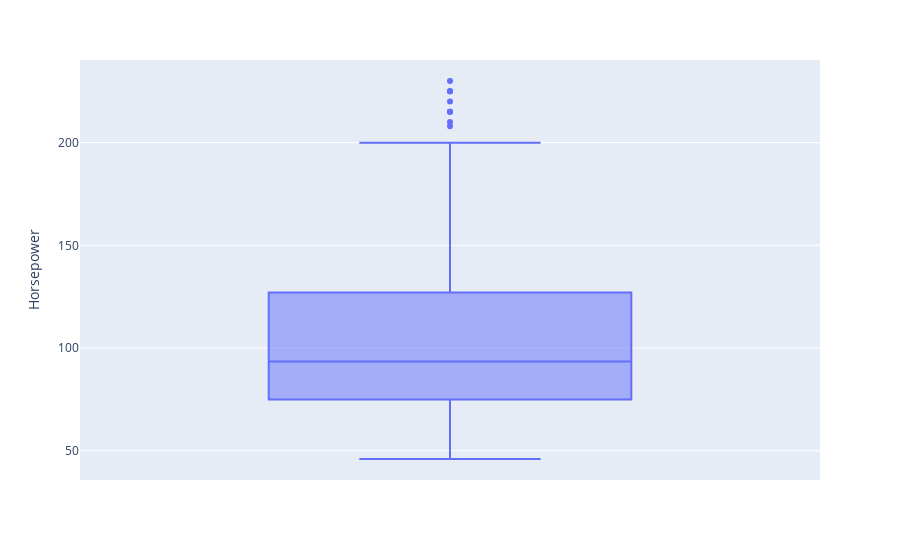

Here is the notebook cell this chart was saved with:
### Markdown cell above
We have 6 missing values in the Horsepower column. We cannot build a machine learning model if we have missing values. So, we are going to replace those missing values with either the mean or median value of the Horsepower column.

### Code cell
df2 = df["Horsepower"]
fig = px.box(df2, y="Horsepower")
fig.show()

### Figure 1 — Plotly figure (JSON) as saved in the notebook; plotly's stock layout.template omitted (floating-point values rounded to 4 significant figures; data arrays with more than 128 entries replaced by an {"elided": "..."} marker saying what was removed)
{"data": [{"alignmentgroup": "True", "hovertemplate": "Horsepower=%{y}<extra></extra>", "legendgroup": "", "marker": {"color": "#636efa"}, "name": "", "notched": false, "offsetgroup": "", "orientation": "v", "showlegend": false, "type": "box", "x0": " ", "xaxis": "x", "y": {"elided": "398 int values"}, "y0": " ", "yaxis": "y"}], "layout": {"boxmode": "group", "legend": {"tracegroupgap": 0}, "margin": {"t": 60}, "xaxis": {"anchor": "y", "domain": [0, 1]}, "yaxis": {"anchor": "x", "domain": [0, 1], "title": {"text": "Horsepower"}}}}
